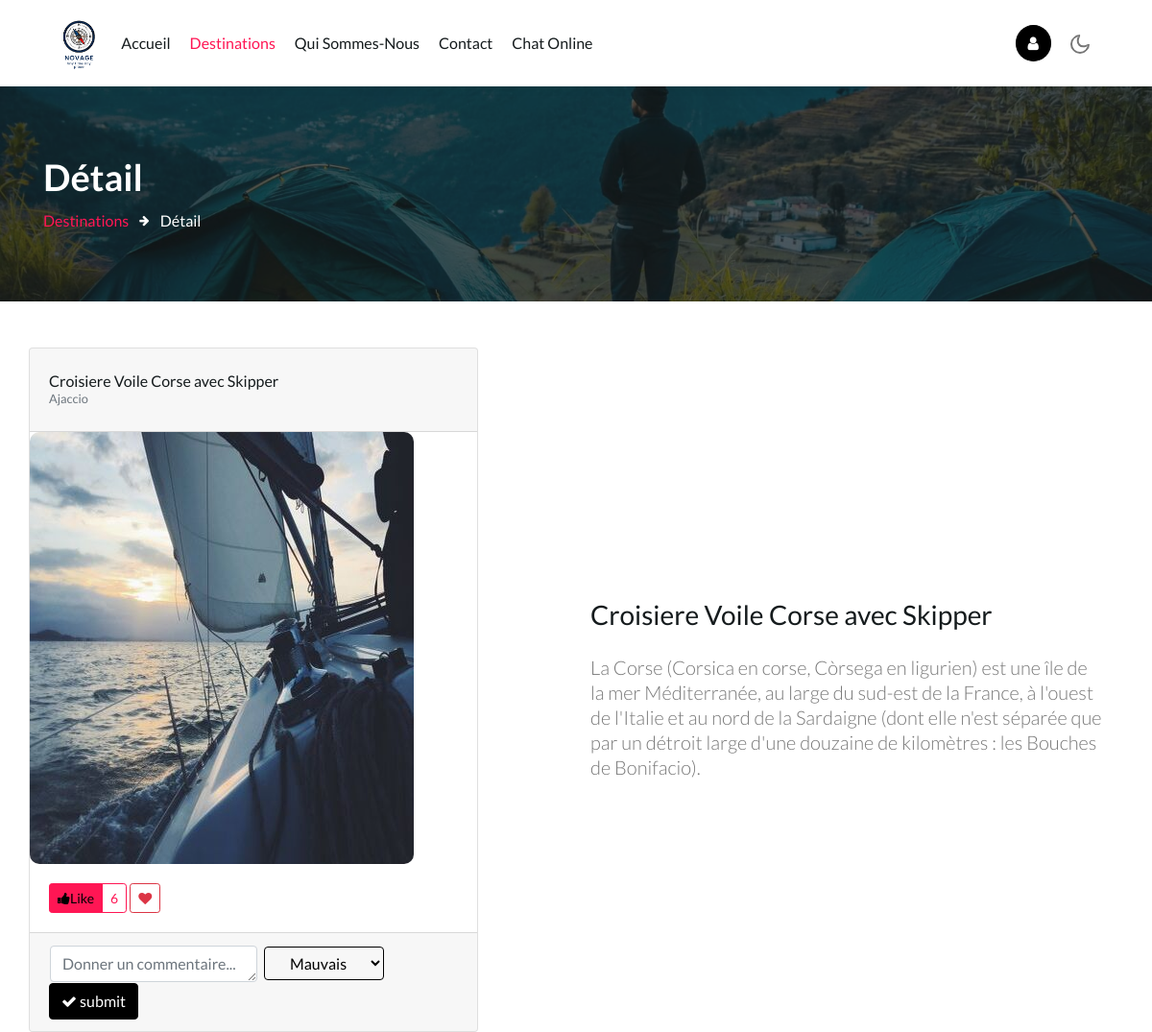
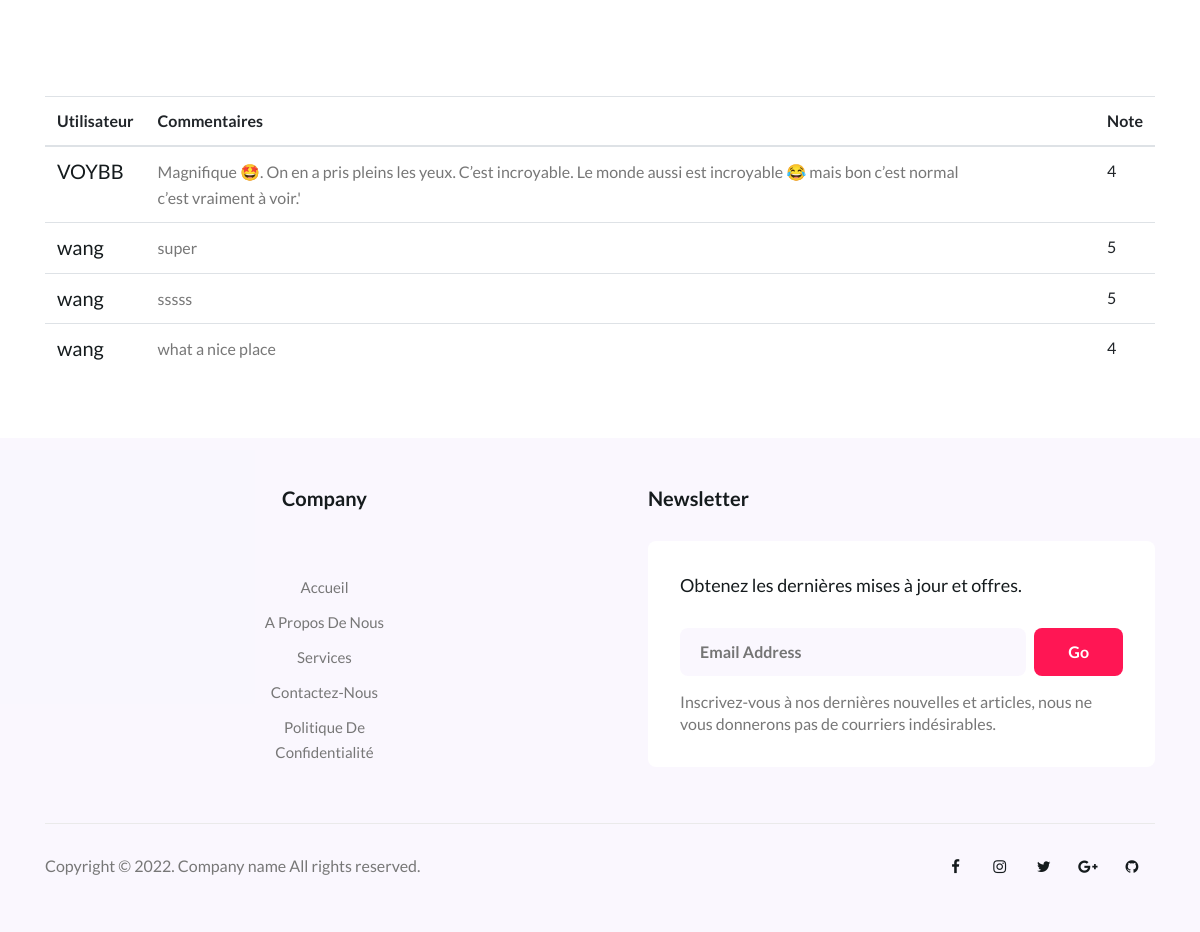
/detail/1, run on the app's committed database (2 pictures, top to bottom).
### tables this page shows
CREATE TABLE Lieu(
idLieu INTEGER NOT NULL PRIMARY KEY,
nomLieu VARCHAR(255) NOT NULL,
descLieu VARCHAR(255), 
dureeConseillee INTEGER, 
prix INTEGER,
idVille INTEGER NOT NULL,
CONSTRAINT fk_Ville
	FOREIGN KEY (idVille)
	REFERENCES Ville(idVille)
	ON DELETE CASCADE
);

CREATE TABLE Ville (
idVille INTEGER NOT NULL PRIMARY KEY, 
nomVille VARCHAR (255) NOT NULL, 
idRegion INTEGER NOT NULL,
CONSTRAINT fk_Region 
	FOREIGN KEY (idRegion)
	REFERENCES Region(idRegion)
	ON DELETE CASCADE
);

CREATE TABLE Commentaire(
idCo INTEGER NOT NULL PRIMARY KEY,
descCo VARCHAR (255), 
note INTEGER CHECK(note>=0 AND note<=5), 
idUti INTEGER NOT NULL, 
idLieu INTEGER NOT NULL, 
CONSTRAINT fk_Uti
	FOREIGN KEY(idUti)
	REFERENCES Utilisateur(idUti)
	ON DELETE CASCADE, 
CONSTRAINT fk_Lieu
	FOREIGN KEY(idLieu)
	REFERENCES Lieu(idLieu)
	ON DELETE CASCADE
);

CREATE TABLE Utilisateur (
idUti INTEGER NOT NULL PRIMARY KEY, 
pseudo VARCHAR(50) NOT NULL, 
mailUti VARCHAR(50) NOT NULL, 
mdpUti VARCHAR(50) NOT NULL
);

### test.py (the view, shortened to what this page needs)
@app.route('/detail/<int:lieu_id>')
def detail_page(lieu_id):
    con = connection()
    query = f'''select nomLieu, descLieu, nomVille, idLieu from lieu, ville where lieu.idville = ville.idville and idLieu = {lieu_id};'''
    res = select_donne(con, query)
    query_nb_like = f'''select count(idLieu) from liker where idLieu = {lieu_id};'''
    print(res)
    nb_like = select_donne(connection(), query_nb_like)[0][0]
    like_flag = False
    query_commentaire = f'''select pseudo, note, descCo from commentaire, utilisateur where  utilisateur.idUti = commentaire.idUti and idLieu={lieu_id};'''
    commentaires = select_donne(connection(), query_commentaire)
    path = f'assets/images/lieu/{lieu_id}.jpg'
    print("nubmer", nb_like)
    return render_template('detail.html', infos=res, path=path, nb=nb_like, like_flag=like_flag, commentaires=commentaires)

### test.py (called while the page is built)
def connection():
    if not os.path.exists('db/novage_db.sqlite3'):
        print(f"Le fichier {'db/novage_db.sqlite3'} n'existe pas")
        connection = None
    else:
        try:
            connection = sqlite3.connect('db/novage_db.sqlite3')
            print("Connection to SQLite réussi")
        except OSError as e:
            print(f"The error {e} occured")
    return connection

def select_donne(connect, query):
    cursor = connect.cursor()
    try:
        cursor.execute(query)
    except EOFError as e:
        print("Error execute query!")
    result = cursor.fetchall()
    connect.close()
    return result

### templates/detail.html (shortened to what this page needs)
{% extends "layout_contenu.html" %}
{% block page_active2 %}active{% endblock %}
{% block sous_title%}Détail{% endblock %}
{% block lien %}{{ url_for('destination_page') }}{% endblock %}
{% block last_page %}Destinations{% endblock %}
{% block current_page %}Détail{% endblock %}
{% block bar %}
 <div class="grids-1 py-5">
      <div class="container">
        <div class="row cols-xs-space cols-sm-space align-items-center">
          <div class="col-lg-6 row">
              <div class="card">
                <div class="card-header py-4">
                  <div class="d-flex align-items-center">
                    <div class="avatar-content">
                      <h5 class="h6 mb-0">{{ infos[0][0] }}</h5>
                      <small class="d-block text-muted">{{ infos[0][2] }}</small>
                    </div>
                  </div>
                </div>
                <div class="card-image">
                  <img src="{{ url_for('static', filename=path) }}" class="img-fluid">
                </div>
                <div class="card-body">
                    <div class="btn-group btn-action-label" role="group" aria-label="Like">
                        <button type="button" class="btn btn-sm btn-secondary btn-action"><a href="{{ url_for('add_like', lieu_id=infos[0][3]) }}"><i class="fa fa-thumbs-up"></i><span>Like</span></a></button>
                        <p class="btn btn-sm btn-outline-secondary btn-label">{{ nb }}</p>
                    </div>
                    <div class="btn-group btn-action-label" role="group" aria-label="Like">
                        <a href="{{ url_for('addfavos_page', lieu_id=infos[0][3]) }}" class="btn btn-sm btn-outline-danger btn-label"><i class="fa fa-heart"></i></a>
                    </div>
                  </div>
                <div class="card-footer">
                  <div class="row ">
                    <div class="col-10 ">
                      <form method="post" action="{{ url_for('add_comm', lieu_id=infos[0][3]) }}" class="card-comment-box" role="form">
                            <table>
                                <tr >
                                    <td ><textarea id="com" name="com" cols="30" rows="1" class="form-control textarea-autosize"
                          placeholder="Donner un commentaire..."></textarea></td>
                                    <td>&nbsp;</td>
                                    <td >
                                        <select name="note" class="btn btn-outline-primary dropdown-toggle" type="button" ></option>
                                            <option value="1">Mauvais</option>
                                        </select>
                                    </td>
                                </tr>
                            </table>
                          <button type="submit" class="btn btn-primary"><i id="addCom" class="fa fa-check"></i> submit</button>
                      </form>
                    </div>
                  </div>
                </div>
              </div>
          </div>
          <div class="col-lg-6 ml-lg-auto">
              <h3 class="heading h3">
                {{ infos[0][0] }}
              </h3>
              <p class="lead text-gray mt-4">{{ infos[0][1] }}
              </p>
          </div>
        </div>
      </div>
  </div>
  <section class="grids-1 py-5">
    <div class="container img-center">
    <table class="table table-hover table-cards align-items-center">
    <thead>
        <tr>
            <th scope="col">Utilisateur</th>
            <th scope="col">Commentaires</th>
            <th scope="col">Note</th>
        </tr>
    </thead>
    <tbody>
    {% for com in commentaires %}
        <tr class="bg-white">
            <th scope="row">
                <div class="media align-items-center">
                    <div class="media-body">
                        <h6 class="h5 font-weight-normal mb-0">{{ com[0] }}</h6>
                    </div>
                </div>
            </th>
            <td> <div style="width: 90%"> <p name="{{ com[0] }}"  class="card-text">{{ com[2] }}</p> </div> </td>
            <td>{{ com[1] }}</td>
        </tr>
    {%  endfor %}
    </tbody>
</table>
    </div>
  </section>
{% endblock %}

### templates/layout_contenu.html (shortened to what this page needs)
{% extends "layout.html" %}
{% block content %}
 <section class="w3l-about-breadcrumb text-left">
    <div class="breadcrumb-bg breadcrumb-bg-about py-sm-5 py-4">
      <div class="container py-2">
        <h2 class="title">{% block sous_title%}{% endblock %}</h2>
        <ul class="breadcrumbs-custom-path mt-2">
          <li><a href="{% block lien %}{% endblock %}">{% block last_page %}{% endblock %}</a></li>
          <li class="active"><span class="fa fa-arrow-right mx-2" aria-hidden="true"></span> {% block current_page %}{% endblock %} </li>
        </ul>
      </div>
    </div>
  </section>
{% block bar %}
    {% endblock %}
{% endblock %}

### templates/layout.html (shortened to what this page needs)
<!doctype html>
<html lang="zxx">
<head>
  {% block styles %}
  <link rel="stylesheet" href="{{ url_for('static',filename='assets/css/style-starter.css')}}">
  {% endblock %}
</head>
<body>
  <header id="site-header" class="fixed-top">
    <div class="container">
      <nav class="navbar navbar-expand-lg stroke">
      <a class="navbar-brand" href="{{ url_for('index_page') }}">
          <img src="{{ url_for('static',filename='/assets/images/logo2.png')}}" alt="Your logo" title="Your logo" style="height:70px;" />
      </a>
        <div class="collapse navbar-collapse" id="navbarTogglerDemo02">
          <ul class="navbar-nav mr-auto">
            <li class="nav-item {% block page_active1 %}{% endblock %}">
              <a class="nav-link" href="/">Accueil {%block page_current1 %}{% endblock %}</a>
            </li>
            <li class="nav-item {% block page_active2 %}{% endblock %}" >
              <a class="nav-link" href="{{ url_for('destination_page') }}">Destinations {%block page_current2 %}{% endblock %}</a>
            </li>
            <li class="nav-item {% block page_active3 %}{% endblock %}">
              <a class="nav-link" href="{{ url_for('about_page') }}">Qui sommes-nous {%block page_current3 %}{% endblock %}</a>
            </li>
            <li class="nav-item {% block page_active4 %}{% endblock %}">
              <a class="nav-link" href="{{ url_for('contact_page') }}">Contact {%block page_current4 %}{% endblock %}</a>
            </li>
          <li class="nav-item {% block page_active5 %}{% endblock %}">
              <a class="nav-link" href="{{ url_for('chat_page') }}">Chat online {%block page_current5 %}{% endblock %}</a>
            </li>
          </ul>
        </div>
        <div class="d-lg-block mobile-position1">
            <div class="dropdown">
                <button class="btn btn-primary btn-icon-only rounded-circle" type="button" id="dropdown_user_account"
                  data-toggle="dropdown" aria-haspopup="true" aria-expanded="false">
                  <span class="btn-inner--icon">
                    <i class="fa fa-user"></i>
                  </span>
                </button>
              </div>
        </div>
        <div class="mobile-position">
          <nav class="navigation">
            <div class="theme-switch-wrapper">
              <label class="theme-switch" for="checkbox">
                <div class="mode-container">
                  <i class="gg-moon"></i>
                </div>
              </label>
            </div>
          </nav>
        </div>
      </nav>
    </div>
  </header>
  {% block content %}
  {%  endblock %}
  <footer>
    <section class="w3l-footer">
      <div class="w3l-footer-16-main py-5">
        <div class="container">
          <div class="row">
            <div class="col-lg-6 column">
              <div class="row">
                <div class="col-md-4 column footer-c">
                  <h3>Company</h3>
                  <br>
                  <ul class="footer-gd-16">
                    <li><a href="/">Accueil</a></li>
                    <li><a href="{{ url_for('about_page') }}">A propos de nous</a></li>
                    <li><a href="{{ url_for('destination_page') }}">Services</a></li>
                    <li><a href="{{ url_for('about_page') }}">Contactez-nous</a></li>
                    <li><a href="{{ url_for('politique_page') }}">Politique de confidentialité</a></li>
                  </ul>
                </div>
              </div>
            </div>
            <div class="col-lg-6 col-md-12 column pl-lg-5 column4 mt-lg-0 mt-5 ">
              <h3>Newsletter </h3>
              <div class="end-column">
                <h4>Obtenez les dernières mises à jour et offres.</h4>
                <form action="news.html" class="subscribe" method="post">
                  <input type="email" name="email" placeholder="Email Address" required="">
                  <button type="submit">Go</button>
                </form>
                <p>Inscrivez-vous à nos dernières nouvelles et articles, nous ne vous donnerons pas de courriers indésirables.</p>
              </div>
            </div>
          </div>
          <div class="d-flex below-section justify-content-between align-items-center pt-4 mt-5">
            <div class="columns text-lg-left text-center">
              <p>Copyright &copy; 2022. Company name All rights reserved.</p>
            </div>
            <div class="columns-2 mt-lg-0 mt-3">
              <ul class="social">
                <li><a href="https://fr-fr.facebook.com/"><span class="fa fa-facebook" aria-hidden="true"></span></a>
                </li>
                <li><a href="https://www.instagram.com/?hl=fr"><span class="fa fa-instagram"
                      aria-hidden="true"></span></a>
                </li>
                <li><a href="https://twitter.com/?lang=fr"><span class="fa fa-twitter" aria-hidden="true"></span></a>
                </li>
                <li><a href="https://www.google.com/intl/fr/gmail/about/"><span class="fa fa-google-plus"
                      aria-hidden="true"></span></a>
                </li>
                <li><a href="https://github.com/"><span class="fa fa-github" aria-hidden="true"></span></a>
                </li>
              </ul>
            </div>
          </div>
        </div>
      </div>
    </section>
  </footer>
</body>
</html>

### data on the page
Lieu: nomLieu "Croisiere Voile Corse avec Skipper", descLieu "La Corse (Corsica en corse, Còrsega en ligurien) est une île de la mer Méditerranée, au large du sud-est de la France, à l'ouest de l'Italie et au nord de la Sardaigne (dont elle n'est séparée que par un détroit large d'une douzaine de kilomètres : les Bouches de Bonifacio)."
Ville: nomVille "Ajaccio"
Commentaire: pseudo "VOYBB", descCo "Magnifique 🤩. On en a pris pleins les yeux. C’est incroyable. Le monde aussi est incroyable 😂 mais bon c’est normal c’est vraiment à voir.'", note "4"
Commentaire: pseudo "wang", descCo "super", note "5"
Commentaire: pseudo "wang", descCo "sssss", note "5"
Commentaire: pseudo "wang", descCo "what a nice place", note "4"

### other printed values
{{ nb }} "6"
